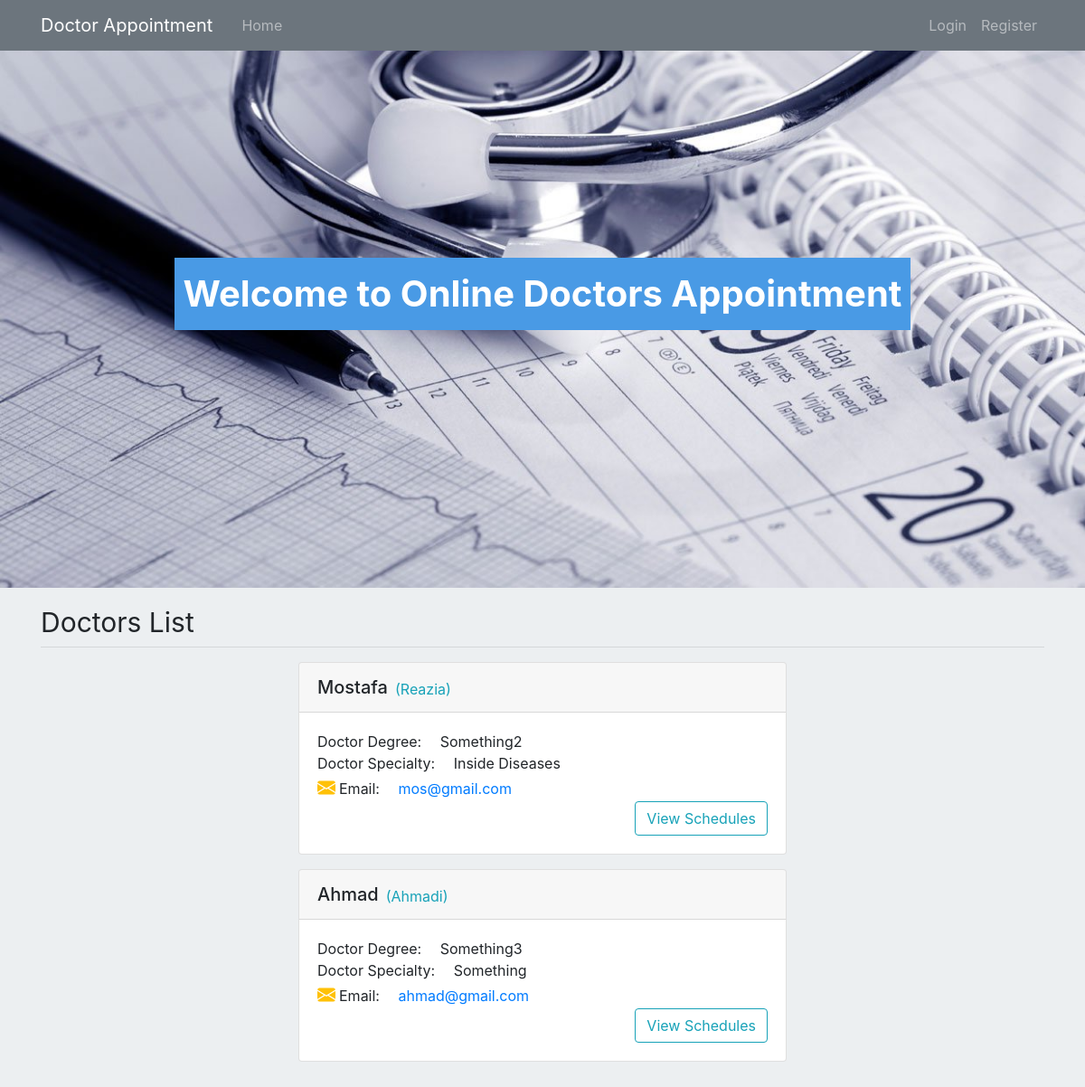
Page /home on the earlier database version.
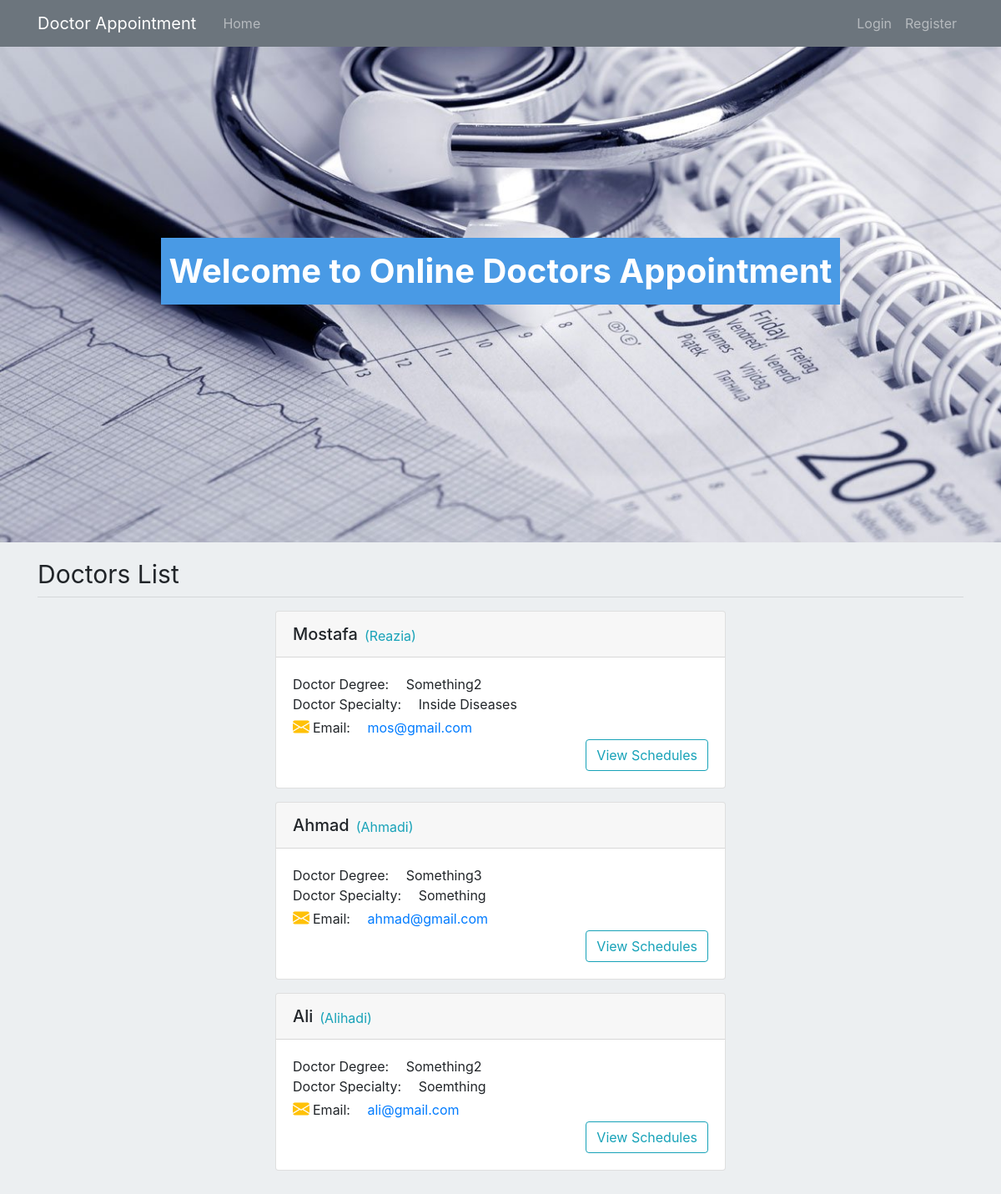
Same page on the later database version.
### appointment/models.py (models this page shows, shortened)
class DoctorInfo(db.Model):
    __tablename__='DoctorInfo'
    id = db.Column(db.Integer, primary_key=True)
    user_id = db.Column(db.Integer, db.ForeignKey('user.id', ondelete='CASCADE'))
    degree = db.Column(db.String(40), nullable=False)
    specialty = db.Column(db.String(50), nullable=False)
    valid = db.Column(db.Boolean, default=False)

class User(db.Model, UserMixin):
    id = db.Column(db.Integer, primary_key=True)
    username = db.Column(db.String(30), nullable=False, unique=True)
    name = db.Column(db.String(30), nullable=False)
    lastname = db.Column(db.String(30), nullable=False)
    email = db.Column(db.String(40), unique=True, nullable=False)
    address = db.Column(db.Text , nullable=False)
    phone = db.Column(db.String(20), unique=True, nullable=False)
    date_of_birth = db.Column(db.Date(), default = datetime.now().date())
    role = db.Column(db.Integer, nullable=False, default=3)
    gender = db.Column(db.Boolean, default=True, nullable=False)
    password = db.Column(db.String(60), nullable=False)
    doctorinfo = db.relationship('DoctorInfo', backref='User', cascade="all, delete", uselist=False, lazy=True)
    schedule = db.relationship('Schedule', backref='User', lazy=True)
    appointment = db.relationship('Appointment', backref='User', lazy=True)

### appointment/routes.py (the view)
@app.route("/")
@app.route("/home")
def home():
    return render_template("home.html", doctors=get_all_confirmed_doctors())

### appointment/queries.py (called while the page is built)
def get_all_confirmed_doctors():
    return db.session.query(User.id, User.name, User.lastname, User.email, DoctorInfo.degree, DoctorInfo.specialty)\
              .join(User, User.id == DoctorInfo.user_id).filter(DoctorInfo.valid == True).all()

### appointment/templates/home.html
{% extends "layout/layout.html" %}
{% block header %}
{% include "layout/home_header.html" %}
{% endblock %}
{% block content %}
<div class="d-flex justify-content-center align-items-center" id="main">
    <div class="section">
        <span>
            Welcome to Online Doctors Appointment
        </span>
    </div>
</div>
<div class="container mt-3 mb-3">
    <span class="" style="font-size: 30px;">Doctors List</span>
    <hr class="mt-1">
    <div class="row">
        {% for doctor in doctors %}
        <div class="col-md-6 offset-md-3 mb-3">
            <div class="card">
                <div class="card-header d-flex justify-content-start align-items-center">
                    <h5 class="modal-title text-capitalize">{{ doctor.name}}</h5>
                    <span class="pl-2 pt-1 text-info text-capitalize">({{ doctor.lastname }})</span>
                </div>
                <div class="card-body">
                    <div class="modal-body p-0">
                        <span class="text-capitalize">Doctor Degree: <span class="pl-3">{{ doctor.degree }}</span></span>
                        <br>
                        <span class="text-capitalize">Doctor specialty: <span class="pl-3">{{ doctor.specialty }}</span></span>
                        <br>
                        <span class=""><span class="pr-3"><i class="bi bi-envelope-fill text-warning title pr-1"></i>Email:</span> <a href="{{ doctor.email }}">{{doctor.email}}</a></span>
                        <div class="col-12 p-0 d-flex justify-content-end">
                            <a class="btn btn-outline-info" href="{{url_for('viewSchedule', id = doctor.id)}}"> View Schedules </a>
                        </div>
                    </div>
                </div>
              </div>
        </div>
        {% endfor %}
    </div>
</div>
{% endblock %}

Differences in the rows shown:
now on this page (row edited): DoctorInfo: name "Ali", lastname "Alihadi", degree "Something2", specialty "Soemthing", email "ali@gmail.com"
